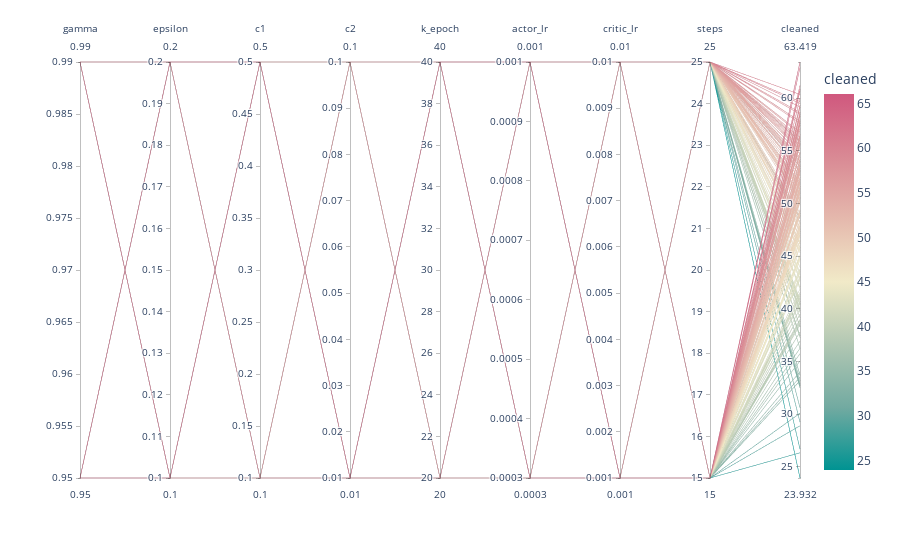

Write notebook code for a chart like this one.
### Code cell
import plotly.express as px
df = agg
fig = px.parallel_coordinates(df, color="cleaned",
                              dimensions=['gamma', 'epsilon', 'c1', 'c2', 'k_epoch', 'actor_lr', 
                                          'critic_lr', 'steps', 'cleaned'],
                              color_continuous_scale=px.colors.diverging.Tealrose,
                              color_continuous_midpoint=45)
fig.show()

### Figure 1 — Plotly figure (JSON) as saved in the notebook; plotly's stock layout.template omitted (floating-point values rounded to 4 significant figures; data arrays with more than 128 entries replaced by an {"elided": "..."} marker saying what was removed)
{"data": [{"dimensions": [{"label": "gamma", "values": {"elided": "256 float values"}}, {"label": "epsilon", "values": {"elided": "256 float values"}}, {"label": "c1", "values": {"elided": "256 float values"}}, {"label": "c2", "values": {"elided": "256 float values"}}, {"label": "k_epoch", "values": {"elided": "256 int values"}}, {"label": "actor_lr", "values": {"elided": "256 float values"}}, {"label": "critic_lr", "values": {"elided": "256 float values"}}, {"label": "steps", "values": {"elided": "256 int values"}}, {"label": "cleaned", "values": {"elided": "256 float values"}}], "domain": {"x": [0, 1], "y": [0, 1]}, "line": {"color": {"elided": "256 float values"}, "coloraxis": "coloraxis"}, "name": "", "type": "parcoords"}], "layout": {"coloraxis": {"cmid": 45, "colorbar": {"title": {"text": "cleaned"}}, "colorscale": [[0, "rgb(0, 147, 146)"], [0.1667, "rgb(114, 170, 161)"], [0.3333, "rgb(177, 199, 179)"], [0.5, "rgb(241, 234, 200)"], [0.6667, "rgb(229, 185, 173)"], [0.8333, "rgb(217, 137, 148)"], [1, "rgb(208, 88, 126)"]]}, "legend": {"tracegroupgap": 0}, "margin": {"t": 60}}}
